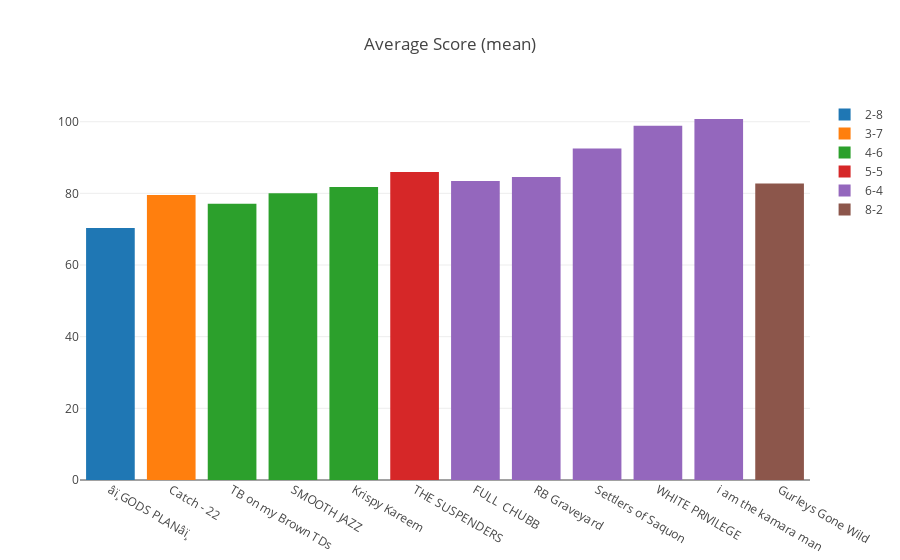
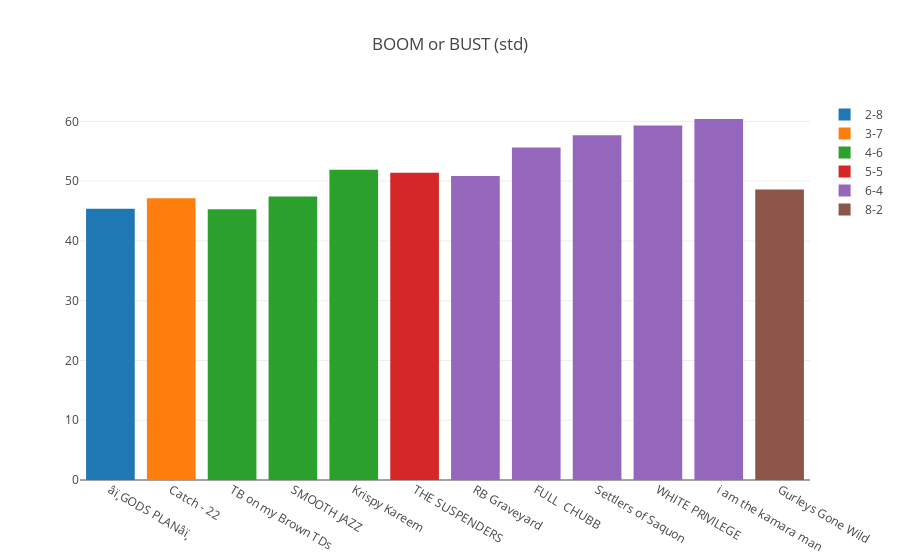
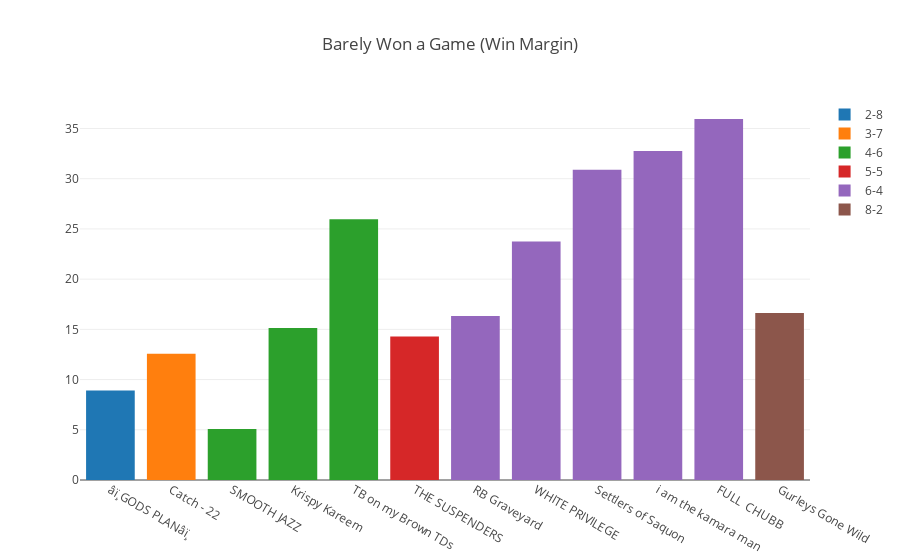
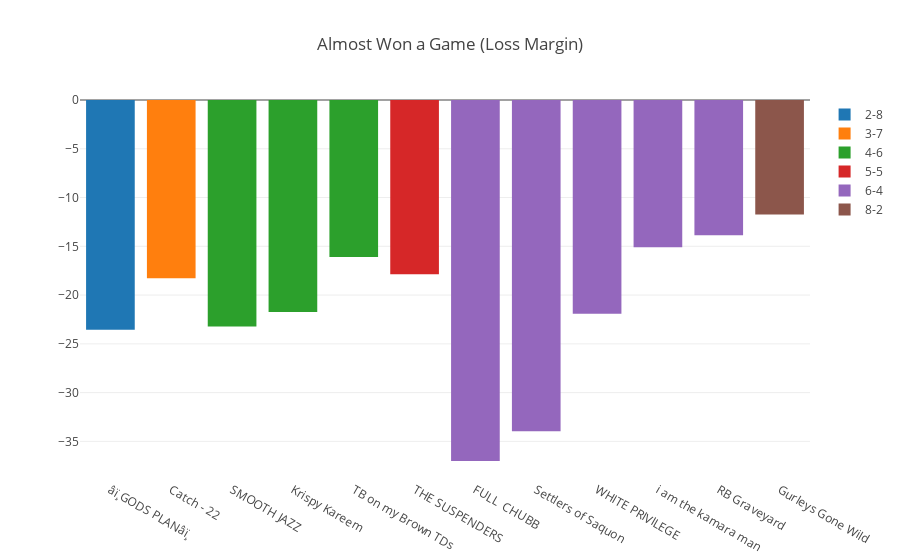

The cell these charts' notebook holds for them, in order:
### Code cell
# create graph
for col,title in zip(columns,titles):
    df6 = df5.sort_values(col)

    # trace
    data = []
    for s in standings:
        trace = go.Bar(x=df6[df6.standings==s].team.tolist(),
                       y=df6[df6.standings==s][col].tolist(),name=s)
        data.append(trace)

    #layout
    layout = go.Layout(title=title,
                       barmode='group')

    # fig
    fig = go.Figure(data=data, layout=layout)
    
    py.iplot(fig)

### Figure 1 — Plotly figure (JSON) as saved in the notebook; plotly's stock layout.template omitted (floating-point values rounded to 4 significant figures)
{"data": [{"name": "2-8", "type": "bar", "uid": "c90aae58-e908-11e8-a72f-360038087701", "x": ["âï¸GODS PLANâï¸"], "y": [70.32]}, {"name": "3-7", "type": "bar", "uid": "c90ab054-e908-11e8-a8fc-360038087701", "x": ["Catch - 22"], "y": [79.54]}, {"name": "4-6", "type": "bar", "uid": "c90ab19e-e908-11e8-8801-360038087701", "x": ["TB on my Brown TDs", "SMOOTH JAZZ", "Krispy Kareem"], "y": [77.08, 80.05, 81.8]}, {"name": "5-5", "type": "bar", "uid": "c90ab27a-e908-11e8-beb9-360038087701", "x": ["THE SUSPENDERS"], "y": [85.97]}, {"name": "6-4", "type": "bar", "uid": "c90ab306-e908-11e8-9e96-360038087701", "x": ["FULL  CHUBB", "RB Graveyard", "Settlers of Saquon", "WHITE PRIVILEGE", "i am the kamara man"], "y": [83.47, 84.57, 92.52, 98.89, 100.8]}, {"name": "8-2", "type": "bar", "uid": "c90ab392-e908-11e8-a247-360038087701", "x": ["Gurleys Gone Wild"], "y": [82.79]}], "layout": {"autosize": true, "barmode": "group", "title": {"text": "Average Score (mean)"}, "xaxis": {"autorange": true, "range": [-0.5, 11.5], "type": "category"}, "yaxis": {"autorange": true, "range": [0, 106.1], "type": "linear"}}}

### Figure 2 — Plotly figure (JSON) as saved in the notebook; plotly's stock layout.template omitted (floating-point values rounded to 4 significant figures)
{"data": [{"name": "2-8", "type": "bar", "uid": "c91f84ca-e908-11e8-98d4-360038087701", "x": ["âï¸GODS PLANâï¸"], "y": [45.4]}, {"name": "3-7", "type": "bar", "uid": "c91f860a-e908-11e8-9256-360038087701", "x": ["Catch - 22"], "y": [47.15]}, {"name": "4-6", "type": "bar", "uid": "c91f86b4-e908-11e8-ab14-360038087701", "x": ["TB on my Brown TDs", "SMOOTH JAZZ", "Krispy Kareem"], "y": [45.31, 47.42, 51.91]}, {"name": "5-5", "type": "bar", "uid": "c91f874a-e908-11e8-9daa-360038087701", "x": ["THE SUSPENDERS"], "y": [51.41]}, {"name": "6-4", "type": "bar", "uid": "c91f87cc-e908-11e8-813f-360038087701", "x": ["RB Graveyard", "FULL  CHUBB", "Settlers of Saquon", "WHITE PRIVILEGE", "i am the kamara man"], "y": [50.88, 55.64, 57.68, 59.33, 60.4]}, {"name": "8-2", "type": "bar", "uid": "c91f8846-e908-11e8-a317-360038087701", "x": ["Gurleys Gone Wild"], "y": [48.58]}], "layout": {"autosize": true, "barmode": "group", "title": {"text": "BOOM or BUST (std)"}, "xaxis": {"autorange": true, "range": [-0.5, 11.5], "type": "category"}, "yaxis": {"autorange": true, "range": [0, 63.58], "type": "linear"}}}

### Figure 3 — Plotly figure (JSON) as saved in the notebook; plotly's stock layout.template omitted (floating-point values rounded to 4 significant figures)
{"data": [{"name": "2-8", "type": "bar", "uid": "c92a82c6-e908-11e8-8865-360038087701", "x": ["âï¸GODS PLANâï¸"], "y": [8.91]}, {"name": "3-7", "type": "bar", "uid": "c92a841a-e908-11e8-8684-360038087701", "x": ["Catch - 22"], "y": [12.58]}, {"name": "4-6", "type": "bar", "uid": "c92a84cc-e908-11e8-965d-360038087701", "x": ["SMOOTH JAZZ", "Krispy Kareem", "TB on my Brown TDs"], "y": [5.08, 15.14, 25.96]}, {"name": "5-5", "type": "bar", "uid": "c92a8564-e908-11e8-b87f-360038087701", "x": ["THE SUSPENDERS"], "y": [14.28]}, {"name": "6-4", "type": "bar", "uid": "c92a85e6-e908-11e8-bcc8-360038087701", "x": ["RB Graveyard", "WHITE PRIVILEGE", "Settlers of Saquon", "i am the kamara man", "FULL  CHUBB"], "y": [16.33, 23.75, 30.89, 32.77, 35.94]}, {"name": "8-2", "type": "bar", "uid": "c92a8674-e908-11e8-9d1b-360038087701", "x": ["Gurleys Gone Wild"], "y": [16.62]}], "layout": {"autosize": true, "barmode": "group", "title": {"text": "Barely Won a Game (Win Margin)"}, "xaxis": {"autorange": true, "range": [-0.5, 11.5], "type": "category"}, "yaxis": {"autorange": true, "range": [0, 37.84], "type": "linear"}}}

### Figure 4 — Plotly figure (JSON) as saved in the notebook; plotly's stock layout.template omitted (floating-point values rounded to 4 significant figures)
{"data": [{"name": "2-8", "type": "bar", "uid": "c937b658-e908-11e8-88fb-360038087701", "x": ["âï¸GODS PLANâï¸"], "y": [-23.54]}, {"name": "3-7", "type": "bar", "uid": "c937b7e8-e908-11e8-a7b9-360038087701", "x": ["Catch - 22"], "y": [-18.29]}, {"name": "4-6", "type": "bar", "uid": "c937b89c-e908-11e8-abbe-360038087701", "x": ["SMOOTH JAZZ", "Krispy Kareem", "TB on my Brown TDs"], "y": [-23.22, -21.73, -16.09]}, {"name": "5-5", "type": "bar", "uid": "c937b93a-e908-11e8-ae0d-360038087701", "x": ["THE SUSPENDERS"], "y": [-17.87]}, {"name": "6-4", "type": "bar", "uid": "c937b9c8-e908-11e8-aa7d-360038087701", "x": ["FULL  CHUBB", "Settlers of Saquon", "WHITE PRIVILEGE", "i am the kamara man", "RB Graveyard"], "y": [-37.01, -33.97, -21.91, -15.1, -13.86]}, {"name": "8-2", "type": "bar", "uid": "c937ba4a-e908-11e8-b1f6-360038087701", "x": ["Gurleys Gone Wild"], "y": [-11.75]}], "layout": {"autosize": true, "barmode": "group", "title": {"text": "Almost Won a Game (Loss Margin)"}, "xaxis": {"autorange": true, "range": [-0.5, 11.5], "type": "category"}, "yaxis": {"autorange": true, "range": [-38.96, 0], "type": "linear"}}}
